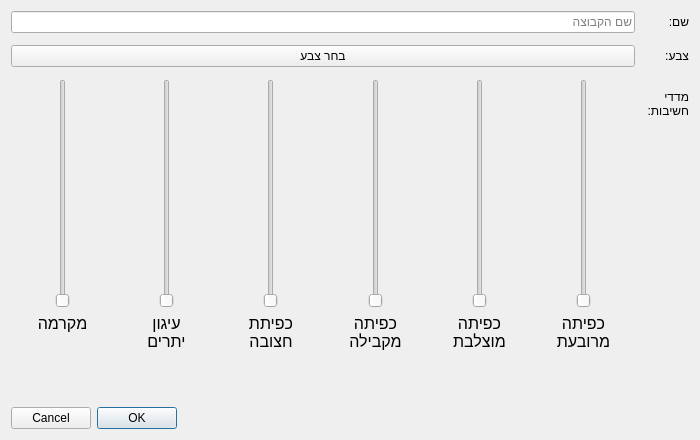
<?xml version="1.0" encoding="UTF-8"?>
<ui version="4.0">
 <class>TeamCreationDialog</class>
 <widget class="QDialog" name="TeamCreationDialog">
  <property name="geometry">
   <rect>
    <x>0</x>
    <y>0</y>
    <width>700</width>
    <height>440</height>
   </rect>
  </property>
  <property name="windowTitle">
   <string>יצירת צוות</string>
  </property>
  <property name="layoutDirection">
   <enum>Qt::RightToLeft</enum>
  </property>
  <layout class="QVBoxLayout" name="verticalLayout">
   <property name="spacing">
    <number>12</number>
   </property>
   <item>
    <layout class="QFormLayout" name="formLayout">
     <item row="0" column="0">
      <widget class="QLabel" name="label">
       <property name="text">
        <string>שם:</string>
       </property>
      </widget>
     </item>
     <item row="0" column="1">
      <widget class="QLineEdit" name="teamNameEdt">
       <property name="placeholderText">
        <string>שם הקבוצה</string>
       </property>
      </widget>
     </item>
     <item row="1" column="0">
      <widget class="QLabel" name="label_2">
       <property name="text">
        <string>צבע:</string>
       </property>
      </widget>
     </item>
     <item row="1" column="1">
      <widget class="QPushButton" name="colorPickerBtn">
       <property name="text">
        <string>בחר צבע</string>
       </property>
       <property name="flat">
        <bool>false</bool>
       </property>
      </widget>
     </item>
     <item row="2" column="0">
      <widget class="QLabel" name="label_9">
       <property name="styleSheet">
        <string notr="true"/>
       </property>
       <property name="text">
        <string>מדדי
חשיבות:</string>
       </property>
      </widget>
     </item>
     <item row="2" column="1">
      <layout class="QGridLayout" name="gridLayout">
       <property name="horizontalSpacing">
        <number>1</number>
       </property>
       <property name="verticalSpacing">
        <number>2</number>
       </property>
       <item row="2" column="7">
        <widget class="QLabel" name="label_4">
         <property name="sizePolicy">
          <sizepolicy hsizetype="Minimum" vsizetype="Minimum">
           <horstretch>0</horstretch>
           <verstretch>0</verstretch>
          </sizepolicy>
         </property>
         <property name="styleSheet">
          <string notr="true">margin-left:4;margin-right:4;font-size:16px;</string>
         </property>
         <property name="text">
          <string>כפיתה
מוצלבת</string>
         </property>
         <property name="alignment">
          <set>Qt::AlignHCenter|Qt::AlignTop</set>
         </property>
        </widget>
       </item>
       <item row="2" column="8">
        <widget class="QLabel" name="label_5">
         <property name="sizePolicy">
          <sizepolicy hsizetype="Minimum" vsizetype="Minimum">
           <horstretch>0</horstretch>
           <verstretch>0</verstretch>
          </sizepolicy>
         </property>
         <property name="styleSheet">
          <string notr="true">margin-left:4;margin-right:4;font-size:16px;</string>
         </property>
         <property name="text">
          <string>כפיתה
מקבילה</string>
         </property>
         <property name="alignment">
          <set>Qt::AlignHCenter|Qt::AlignTop</set>
         </property>
        </widget>
       </item>
       <item row="2" column="11">
        <widget class="QLabel" name="label_7">
         <property name="sizePolicy">
          <sizepolicy hsizetype="Minimum" vsizetype="Minimum">
           <horstretch>0</horstretch>
           <verstretch>0</verstretch>
          </sizepolicy>
         </property>
         <property name="styleSheet">
          <string notr="true">margin-left:4;margin-right:4;font-size:16px;</string>
         </property>
         <property name="text">
          <string>מקרמה</string>
         </property>
         <property name="alignment">
          <set>Qt::AlignHCenter|Qt::AlignTop</set>
         </property>
        </widget>
       </item>
       <item row="2" column="10">
        <widget class="QLabel" name="label_6">
         <property name="sizePolicy">
          <sizepolicy hsizetype="Minimum" vsizetype="Minimum">
           <horstretch>0</horstretch>
           <verstretch>0</verstretch>
          </sizepolicy>
         </property>
         <property name="styleSheet">
          <string notr="true">margin-left:4;margin-right:4;font-size:16px;</string>
         </property>
         <property name="text">
          <string>עיגון
יתרים</string>
         </property>
         <property name="alignment">
          <set>Qt::AlignHCenter|Qt::AlignTop</set>
         </property>
        </widget>
       </item>
       <item row="2" column="9">
        <widget class="QLabel" name="label_3">
         <property name="sizePolicy">
          <sizepolicy hsizetype="Minimum" vsizetype="Minimum">
           <horstretch>0</horstretch>
           <verstretch>0</verstretch>
          </sizepolicy>
         </property>
         <property name="styleSheet">
          <string notr="true">margin-left:4;margin-right:4;font-size:16px;</string>
         </property>
         <property name="text">
          <string>כפיתת
חצובה</string>
         </property>
         <property name="alignment">
          <set>Qt::AlignHCenter|Qt::AlignTop</set>
         </property>
        </widget>
       </item>
       <item row="2" column="6">
        <widget class="QLabel" name="label_8">
         <property name="sizePolicy">
          <sizepolicy hsizetype="Minimum" vsizetype="Minimum">
           <horstretch>0</horstretch>
           <verstretch>0</verstretch>
          </sizepolicy>
         </property>
         <property name="styleSheet">
          <string notr="true">margin-left:4;margin-right:4;font-size:16px;</string>
         </property>
         <property name="text">
          <string>כפיתה
מרובעת</string>
         </property>
         <property name="alignment">
          <set>Qt::AlignHCenter|Qt::AlignTop</set>
         </property>
        </widget>
       </item>
       <item row="1" column="11">
        <widget class="QSlider" name="macrameSlider">
         <property name="sizePolicy">
          <sizepolicy hsizetype="Expanding" vsizetype="Expanding">
           <horstretch>0</horstretch>
           <verstretch>0</verstretch>
          </sizepolicy>
         </property>
         <property name="minimumSize">
          <size>
           <width>0</width>
           <height>140</height>
          </size>
         </property>
         <property name="minimum">
          <number>1</number>
         </property>
         <property name="maximum">
          <number>5</number>
         </property>
         <property name="orientation">
          <enum>Qt::Vertical</enum>
         </property>
        </widget>
       </item>
       <item row="1" column="10">
        <widget class="QSlider" name="anchoringSlider">
         <property name="sizePolicy">
          <sizepolicy hsizetype="Expanding" vsizetype="Expanding">
           <horstretch>0</horstretch>
           <verstretch>0</verstretch>
          </sizepolicy>
         </property>
         <property name="minimumSize">
          <size>
           <width>0</width>
           <height>140</height>
          </size>
         </property>
         <property name="minimum">
          <number>1</number>
         </property>
         <property name="maximum">
          <number>5</number>
         </property>
         <property name="orientation">
          <enum>Qt::Vertical</enum>
         </property>
        </widget>
       </item>
       <item row="1" column="9">
        <widget class="QSlider" name="tripodSlider">
         <property name="sizePolicy">
          <sizepolicy hsizetype="Expanding" vsizetype="Expanding">
           <horstretch>0</horstretch>
           <verstretch>0</verstretch>
          </sizepolicy>
         </property>
         <property name="minimumSize">
          <size>
           <width>0</width>
           <height>140</height>
          </size>
         </property>
         <property name="minimum">
          <number>1</number>
         </property>
         <property name="maximum">
          <number>5</number>
         </property>
         <property name="orientation">
          <enum>Qt::Vertical</enum>
         </property>
        </widget>
       </item>
       <item row="1" column="8">
        <widget class="QSlider" name="parallelSlider">
         <property name="sizePolicy">
          <sizepolicy hsizetype="Expanding" vsizetype="Expanding">
           <horstretch>0</horstretch>
           <verstretch>0</verstretch>
          </sizepolicy>
         </property>
         <property name="minimumSize">
          <size>
           <width>0</width>
           <height>140</height>
          </size>
         </property>
         <property name="minimum">
          <number>1</number>
         </property>
         <property name="maximum">
          <number>5</number>
         </property>
         <property name="orientation">
          <enum>Qt::Vertical</enum>
         </property>
        </widget>
       </item>
       <item row="1" column="7">
        <widget class="QSlider" name="crossSlider">
         <property name="sizePolicy">
          <sizepolicy hsizetype="Expanding" vsizetype="Expanding">
           <horstretch>0</horstretch>
           <verstretch>0</verstretch>
          </sizepolicy>
         </property>
         <property name="minimumSize">
          <size>
           <width>0</width>
           <height>140</height>
          </size>
         </property>
         <property name="minimum">
          <number>1</number>
         </property>
         <property name="maximum">
          <number>5</number>
         </property>
         <property name="orientation">
          <enum>Qt::Vertical</enum>
         </property>
        </widget>
       </item>
       <item row="1" column="6">
        <widget class="QSlider" name="squareSlider">
         <property name="sizePolicy">
          <sizepolicy hsizetype="Expanding" vsizetype="Expanding">
           <horstretch>0</horstretch>
           <verstretch>0</verstretch>
          </sizepolicy>
         </property>
         <property name="minimumSize">
          <size>
           <width>0</width>
           <height>140</height>
          </size>
         </property>
         <property name="minimum">
          <number>1</number>
         </property>
         <property name="maximum">
          <number>5</number>
         </property>
         <property name="orientation">
          <enum>Qt::Vertical</enum>
         </property>
        </widget>
       </item>
      </layout>
     </item>
    </layout>
   </item>
   <item>
    <spacer name="verticalSpacer">
     <property name="orientation">
      <enum>Qt::Vertical</enum>
     </property>
     <property name="sizeType">
      <enum>QSizePolicy::Preferred</enum>
     </property>
     <property name="sizeHint" stdset="0">
      <size>
       <width>20</width>
       <height>40</height>
      </size>
     </property>
    </spacer>
   </item>
   <item>
    <widget class="QDialogButtonBox" name="buttonBox">
     <property name="layoutDirection">
      <enum>Qt::RightToLeft</enum>
     </property>
     <property name="styleSheet">
      <string notr="true"/>
     </property>
     <property name="orientation">
      <enum>Qt::Horizontal</enum>
     </property>
     <property name="standardButtons">
      <set>QDialogButtonBox::Cancel|QDialogButtonBox::Ok</set>
     </property>
    </widget>
   </item>
  </layout>
 </widget>
 <resources/>
 <connections>
  <connection>
   <sender>buttonBox</sender>
   <signal>accepted()</signal>
   <receiver>TeamCreationDialog</receiver>
   <slot>accept()</slot>
   <hints>
    <hint type="sourcelabel">
     <x>248</x>
     <y>254</y>
    </hint>
    <hint type="destinationlabel">
     <x>157</x>
     <y>274</y>
    </hint>
   </hints>
  </connection>
  <connection>
   <sender>buttonBox</sender>
   <signal>rejected()</signal>
   <receiver>TeamCreationDialog</receiver>
   <slot>reject()</slot>
   <hints>
    <hint type="sourcelabel">
     <x>316</x>
     <y>260</y>
    </hint>
    <hint type="destinationlabel">
     <x>286</x>
     <y>274</y>
    </hint>
   </hints>
  </connection>
 </connections>
</ui>
